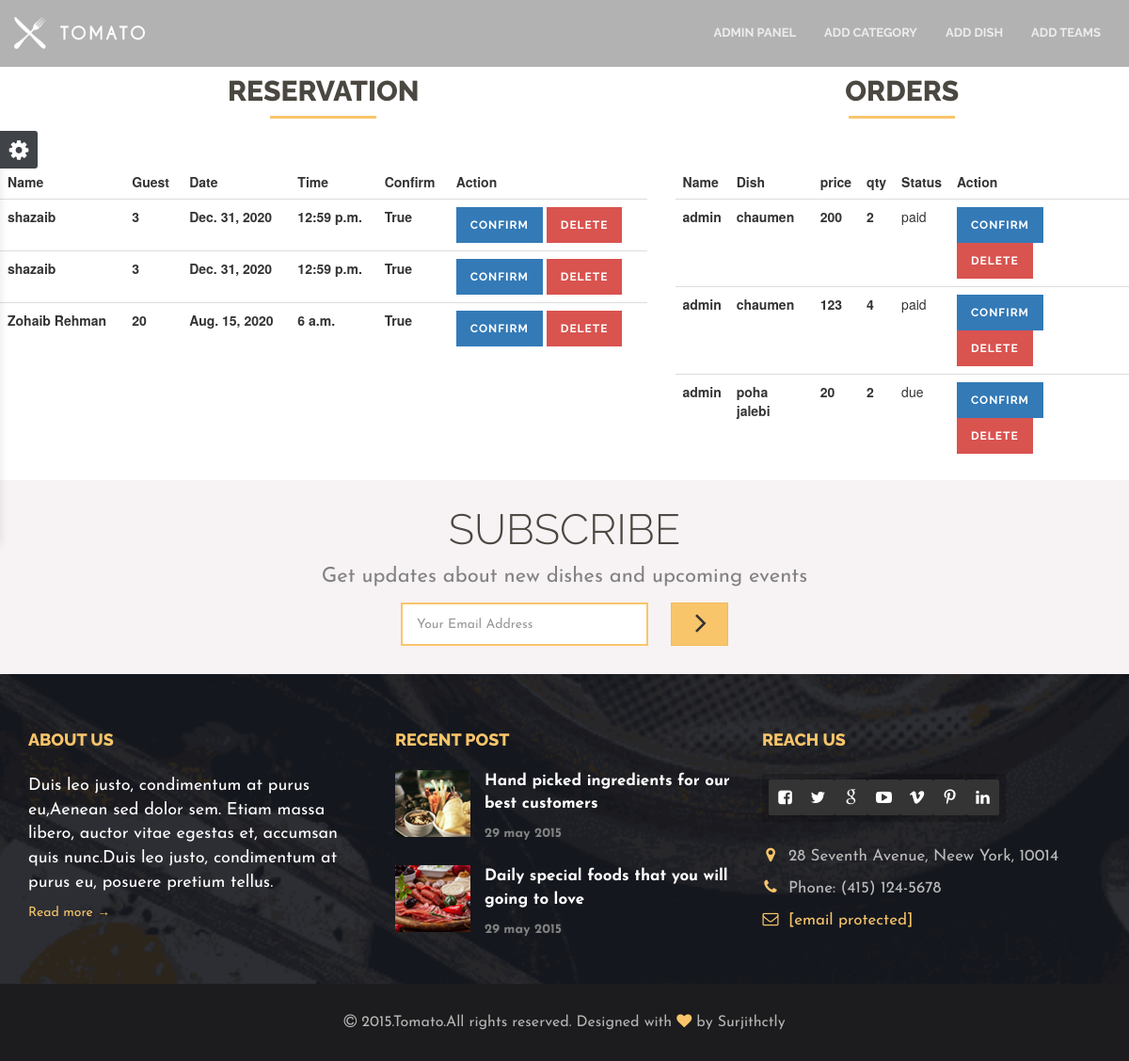
/management/AdminPanel, run on the app's committed database.
### customers/models.py (models this page shows, shortened)
class reservation(models.Model):
    user = models.ForeignKey(User, on_delete=models.CASCADE)
    date = models.DateField(blank=True, null=True)
    time = models.TimeField(blank=True, null=True)
    guests = models.IntegerField(blank=True, null=True)
    name = models.CharField(blank=True, null=True, max_length=10)
    email = models.EmailField(blank=True, null=True)
    mob = models.IntegerField(blank=True, null=True)
    confirm = models.BooleanField(blank=True, null=True)

class add_to_cart(models.Model):
    user = models.ForeignKey(
        User, on_delete=models.CASCADE, blank=True, null=True)
    dish = models.ForeignKey(
        dish, on_delete=models.CASCADE, blank=True, null=True)
    qty = models.IntegerField(blank=True, null=True)
    confirm = models.BooleanField(blank=True, null=True, default=False)

### management/models.py (models this page shows, shortened)
class dish(models.Model):
    cat=models.ForeignKey(category,on_delete=models.CASCADE)
    title=models.CharField(max_length=50,blank=True, null=True)
    price=models.IntegerField(blank=True, null=True)
    mrp=models.IntegerField(blank=True, null=True)
    img=models.ImageField(blank=True, null=True)
    img1=models.ImageField(blank=True, null=True)
    img2=models.ImageField(blank=True, null=True)
    dis=models.TextField(blank=True, null=True)
    avail=models.BooleanField(blank=True, null=True)

### management/views.py (the view, shortened to what this page needs)
# urls.py: path('AdminPanel',AdminPanel,name="AdminPanel"),
def AdminPanel(request):
    res = subject.objects.all()
    orders = add_to_cart.objects.all()
    if 'deleteOrder' in request.POST:
        add_to_cart.objects.filter(id=request.POST['deleteOrder']).delete()
    if 'confirmOrder' in request.POST:
        add_to_cart.objects.filter(
            id=request.POST['confirmOrder']).update(confirm=True)
    if 'delete' in request.POST:
        subject.objects.get(id=request.POST['delete']).delete()
    d = {'res': res, 'orders': orders}
    return render(request, 'index2.html', d)

### templates/index2.html (shortened to what this page needs)
{% extends "base2.html" %} {% load static %} {% block body %}
<div class="row">
    <div class="col-md-7">
        <div class="page-header">
            <h2>Reservation</h2>
        </div>
        <table class="table">
            <thead>
                <tr>
                    <th>Name</th>
                    <th>Guest</th>
                    <th>Date</th>
                    <th>Time</th>
                    <th>Confirm</th>
                    <th>Action</th>
                </tr>
            </thead>
            <tbody>
                {% for i in res %}
                <tr>
                    <th>{{i.name}}</th>
                    <th>{{i.guests}}</th>
                    <th>{{i.date}}</th>
                    <th>{{i.time}}</th>
                    <th>{{i.confirm}}</th>
                    <th>
                        <form action="" method="POST">
                            <button class="btn btn-primary btn-xs" name="confirm" value="{{i.id}}">Confirm</button>
                            <button type="submit" class="btn btn-danger btn-xs" name="delete" value="{{i.id}}">Delete</button>
                        </form>
                    </th>
                </tr>
                {% endfor %}
            </tbody>
        </table>
    </div>
    <div class="col-md-5">
        <div class="page-header">
            <h2>Orders</h2>
        </div>
        <table class="table">
            <thead>
                <tr>
                    <th>Name</th>
                    <th>Dish</th>
                    <th>price</th>
                    <th>qty</th>
                    <th>Status</th>
                    <th>Action</th>
                </tr>
            </thead>
            <tbody>
                {% for i in orders %}
                <tr>
                    <th>{{i.user.username}}</th>
                    <th>{{i.dish.title}}</th>
                    <th>{{i.dish.price}}</th>
                    <th>{{i.qty}}</th>
                    {% if i.confirm %}
                    <td>paid</td>
                    {% else %}
                    <td>due</td>
                    {% endif %}
                    <th>
                        <form action="" method="POST">
                            <button class="btn btn-primary btn-xs" name="confirmOrder" value="{{i.id}}">Confirm</button>
                            <button type="submit" class="btn btn-danger btn-xs" name="deleteOrder" value="{{i.id}}">Delete</button>
                        </form>
                    </th>
                </tr>
                {% endfor %}
            </tbody>
        </table>
    </div>
</div>
{% endblock body %}

### templates/base2.html (shortened to what this page needs)
{% load static %}
<!DOCTYPE html>
<html lang="en">
<head>
    <link rel="stylesheet" href="{% static  'css/bootstrap.min.css' %}">
    <link rel="stylesheet" href="{% static 'css/font-awesome/css/font-awesome.css' %}">
    <link rel="stylesheet" href="{% static 'css/plugin.css' %}">
    <link rel="stylesheet" href="{% static 'css/main.css' %}">
</head>
<body>
    <div class="body">
        <div class="main-wrapper">
            <nav class="navbar navbar-fixed-top">
                <div class="container">
                    <div class="navbar-header">
                        <a class="navbar-brand" href="index-2.html">
                            <img src="{% static 'img/nav-logo.png' %}" alt="nav-logo">
                        </a>
                    </div>
                    <div id="navbar" class="navbar-collapse collapse">
                        <ul class="nav navbar-nav navbar-right">
                            <li><a href="{% url 'home' %}">Admin Panel</a></li>
                            <li><a href="{% url 'editCat' %}">Add Category</a></li>
                            <li><a href="{% url 'editDish' %}">Add Dish</a></li>
                            <li><a href="{% url 'editTeams' %}">Add Teams</a></li>
                        </ul>
                    </div>
                </div>
            </nav>
            {% block body %} {% endblock body %}
            <section class="subscribe">
                <div class="container">
                    <div class="row">
                        <div class="col-md-12">
                            <h1>Subscribe</h1>
                            <p>Get updates about new dishes and upcoming events</p>
                            <form class="form-inline" action="https://demo.web3canvas.com/themeforest/tomato/php/subscribe.php" id="invite" method="POST">
                                <div class="form-group">
                                    <input class="e-mail form-control" name="email" id="address" type="email" placeholder="Your Email Address" required>
                                </div>
                                <button type="submit" class="btn btn-default">
                                    <i class="fa fa-angle-right"></i>
                                </button>
                            </form>
                        </div>
                    </div>
                </div>
            </section>
            <section class="footer">
                <div class="container">
                    <div class="row">
                        <div class="col-md-4 col-sm-12">
                            <h1>About us</h1>
                            <p>Duis leo justo, condimentum at purus eu,Aenean sed dolor sem. Etiam massa libero, auctor vitae egestas et, accumsan quis nunc.Duis leo justo, condimentum at purus eu, posuere pretium tellus.</p>
                            <a href="about.html">Read more &rarr;</a>
                        </div>
                        <div class="col-md-4  col-sm-6">
                            <h1>Recent post</h1>
                            <div class="footer-blog clearfix">
                                <a href="blog_right_sidebar.html">
                                    <img src="{% static 'img/thumb8.png' %}" class="img-responsive footer-photo" alt="blog photos">
                                    <p class="footer-blog-text">Hand picked ingredients for our best customers</p>
                                    <p class="footer-blog-date">29 may 2015</p>
                                </a>
                            </div>
                            <div class="footer-blog clearfix last">
                                <a href="blog_right_sidebar.html">
                                    <img src="{% static 'img/thumb9.png' %}" class="img-responsive footer-photo" alt="blog photos">
                                    <p class="footer-blog-text">Daily special foods that you will going to love</p>
                                    <p class="footer-blog-date">29 may 2015</p>
                                </a>
                            </div>
                        </div>
                        <div class="col-md-4  col-sm-6">
                            <h1>Reach us</h1>
                            <div class="footer-social-icons">
                                <a href="https://www.facebook.com/">
                                    <i class="fa fa-facebook-square"></i>
                                </a>
                                <a href="https://www.twitter.com/">
                                    <i class="fa fa-twitter"></i>
                                </a>
                                <a href="https://plus.google.com/">
                                    <i class="fa fa-google"></i>
                                </a>
                                <a href="https://www.youtube.com/">
                                    <i class="fa fa-youtube-play"></i>
                                </a>
                                <a href="https://www.vimeo.com/">
                                    <i class="fa fa-vimeo"></i>
                                </a>
                                <a href="https://www.pinterest.com/">
                                    <i class="fa fa-pinterest-p"></i>
                                </a>
                                <a href="http://www.linkedin.com/">
                                    <i class="fa fa-linkedin"></i>
                                </a>
                            </div>
                            <div class="footer-address">
                                <p><i class="fa fa-map-marker"></i>28 Seventh Avenue, Neew York, 10014</p>
                                <p><i class="fa fa-phone"></i>Phone: (415) 124-5678</p>
                                <p><i class="fa fa-envelope-o"></i><a href="https://demo.web3canvas.com/cdn-cgi/l/email-protection" class="__cf_email__" data-cfemail="65161015150a17112517001611041017040b114b060a08">[email&#160;protected]</a>
                                </p>
                            </div>
                        </div>
                    </div>
                </div>
                <div class="footer-copyrights">
                    <div class="container">
                        <div class="row">
                            <div class="col-md-12">
                                <p><i class="fa fa-copyright"></i> 2015.Tomato.All rights reserved. Designed with <i class="fa fa-heart primary-color"></i> by Surjithctly</p>
                            </div>
                        </div>
                    </div>
                </div>
            </section>
        </div>
    </div>
    <div class="b-settings-panel">
        <div class="btn-settings"></div>
    </div>
</body>
</html>

### static/css/main.css (style rules this page uses)
body { height:100%;overflow-y:scroll;-webkit-overflow-scrolling:touch }
h1,h2,h3,h4,h5,h6,.h1,.h2,.h3,.h4,.h5,.h6 { font-family:raleway,sans-serif;text-transform:uppercase;color:#4b4741;text-align:center;font-weight:800 }
.page-header { border:none;margin:80px 0 40px }
.page-header:after { content:"";display:block;position:relative;height:3px;width:113px;background-color:#f9c56a;margin:0 auto }
p { font-family:josefin sans,sans-serif;color:#828281;font-size:22px }
a,a:hover { text-decoration:none }
html { text-rendering:optimizeLegibility!important;-webkit-font-smoothing:antialiased!important }
.primary-color { color:#f9c56a }
.form-group { font-family:josefin sans,sans-serif }
.form-group input,.form-group textarea { border-radius:0;border:none!important;-webkit-box-shadow:none!important;-moz-box-shadow:none!important;box-shadow:none!important;background-color:#f3f1ed;padding:10px 15px }
.btn { border-radius:0;border:none;font-family:raleway,sans-serif;text-transform:uppercase;letter-spacing:1px;font-weight:700;padding:10px 15px }
.btn-default { background-color:#f9c56a }
.navbar { background-color:rgba(0,0,0,.33);color:#fff;z-index:50;margin:0;transition:.4s }
.navbar .navbar-nav>li>a { color:#ececec;text-transform:uppercase;padding:25px 15px;font-weight:700;font-size:13px;font-family:raleway,sans-serif;transition:all .5s ease }
.navbar .navbar-brand { padding:18px 0 }
.footer { background:url(../img/bg6.png) no-repeat center center;-webkit-background-size:cover;-moz-background-size:cover;-o-background-size:cover;background-size:cover }
.footer .container { padding-bottom:44px }
.footer-copyrights .container { padding-bottom:0 }
.footer h1 { color:#f9c56a;font-size:18px;text-align:left;margin:60px 0 26px }
.footer p { color:#fff;font-size:18px }
.footer-address p { color:#bcbcbc;font-size:17px }
.footer a { color:#f9c56a;text-decoration:none }
.footer .footer-blog { margin-bottom:27px }
.footer .footer-blog.last { margin-bottom:0 }
.footer .footer-blog img { float:left;margin-right:15px }
.footer .footer-blog .footer-blog-text { font-weight:700;font-size:17px;margin-top:-4px!important }
.footer .footer-blog .footer-blog-date { font-size:14px;color:#828281;font-weight:700;margin:0 }
.footer .footer-social-icons { background:rgba(0,0,0,.2);padding:6px 7px 7px;margin-bottom:25px;display:table }
.footer .footer-social-icons a { padding:9px 0 6px;margin-right:0 1px;color:#fff;background-color:#343434;border-radius:2px;width:35px;height:38px;display:inline-block;text-align:center;font-size:17px }
.footer-address .fa { margin-right:10px;color:#f9c56a;width:18px;text-align:center }
.footer .footer-copyrights { text-align:center;background-color:#1c1c1e }
.footer .footer-copyrights p { margin:30px 0;color:#b5b5b4;font-size:16px }
.subscribe { padding:30px 0;background:#f7f3f4 }
.subscribe h1 { font-weight:300;text-align:left;margin:0;float:left;line-height:45px;font-size:45px }
.subscribe p { float:left;margin:5px 0 0 40px;line-height:35px }
.subscribe form { float:right }
.subscribe form .btn .fa { font-size:34px;padding:0 8px;position:relative;top:-2px;left:2px }
.subscribe input { border:2px solid #f9c56a!important;background:#fff none repeat scroll 0% 0%;margin:0 20px;width:263px!important;line-height:42px;height:46px }
.subscribe .btn-default { padding:0 15px;height:46px;border:1px solid #f2ba57;-webkit-transition:all .5s ease;-o-transition:all .5s ease;transition:all .5s ease }
@media (max-width:1200px) { .subscribe h1,.subscribe p,.subscribe form { float:none;text-align:center } }
@media (max-width:1200px) { .subscribe p { margin-left:0;margin-top:10px } }
@media (max-width:1200px) { .subscribe form { width:100%;margin-top:10px } }
@media (max-width:1200px) { .subscribe input { margin-left:0 } }
@media (max-width:1200px) { .subscribe .form-inline .form-group { display:inline-block } }
table { width:100% }
.table thead tr th { border-radius:0!important;border:none }
.footer { font-family:Josefin Sans }
.footer .footer-blog .footer-blog-text { margin-top:-15px }
input,textarea { outline:0 }
.main-wrapper { position:relative;background:#fff }
.body { width:100%;position:relative;overflow:hidden;background:#fff }
.slick-slide,.slick-list,.slick-active,button,input,textarea { outline:0 }

### data on the page
reservation: name "shazaib", guests "3", date "Dec. 31, 2020", time "12:59 p.m.", confirm "True", {{ i.id }} 5 (drawn)
reservation: name "shazaib", guests "3", date "Dec. 31, 2020", time "12:59 p.m.", confirm "True", {{ i.id }} 6 (drawn)
reservation: name "Zohaib Rehman", guests "20", date "Aug. 15, 2020", time "6 a.m.", confirm "True", {{ i.id }} 10 (drawn)
add_to_cart: user.username "admin", dish "chaumen", dish.price "200", qty "2", confirm "paid", {{ i.id }} 8 (drawn)
add_to_cart: user.username "admin", dish "chaumen", dish.price "123", qty "4", confirm "paid", {{ i.id }} 9 (drawn)
add_to_cart: user.username "admin", dish "poha jalebi", dish.price "20", qty "2", confirm "due", {{ i.id }} 10 (drawn)
